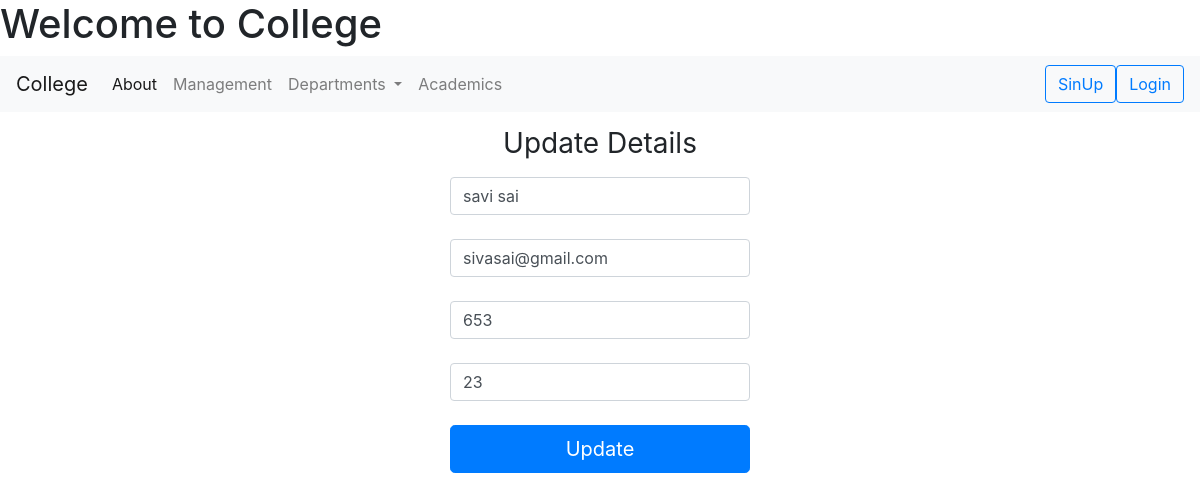
The page /faculty/edit/12 on the database its author committed.
### CSE/models.py (models this page shows, shortened)
class CseStudentRegister(models.Model):
    student_name = models.CharField(max_length=10)
    phone_num = models.IntegerField()
    email = models.EmailField()
    age = models.IntegerField()

### CSE/views.py (the view, shortened to what this page needs)
# urls.py: path('edit/<int:id>', views.edit, name='edit'),
def edit(request, id):
    student = CseStudentRegister.objects.get(id=id)
    return render(request, 'edit.html', {'data': student})

### CSE/templates/edit.html (shortened to what this page needs)
{% extends 'index.html' %}
{% block foo %}
<form class="form-signin" style="text-align: center;" method="post">
      <h1 class="h3 mb-3 font-weight-normal">Update Details</h1>
    <input type="text"  class="form-control" placeholder="Name" name="name" value="{{ data.student_name }}"><br>
    <input type="email" class="form-control" placeholder="Email address" name="email" value="{{ data.email }}"><br>
    <input type="text" class="form-control" placeholder="Phone number" name="phone_num" value="{{ data.phone_num }}"><br>
    <input type="text" class="form-control" placeholder="age" name="age" value="{{ data.age }}"><br>
      <button class="btn btn-lg btn-primary btn-block" type="submit">Update</button>
</form>
{% endblock %}

### CSE/templates/index.html (style rules this page uses)
.form-signin { width: 100%; max-width: 330px; padding: 15px; margin: auto; }
form { display: block; margin-top: 0em; }

### rows shown on the page
CseStudentRegister: name "savi sai", email "sivasai@gmail.com", phone_num "653", age "23"
